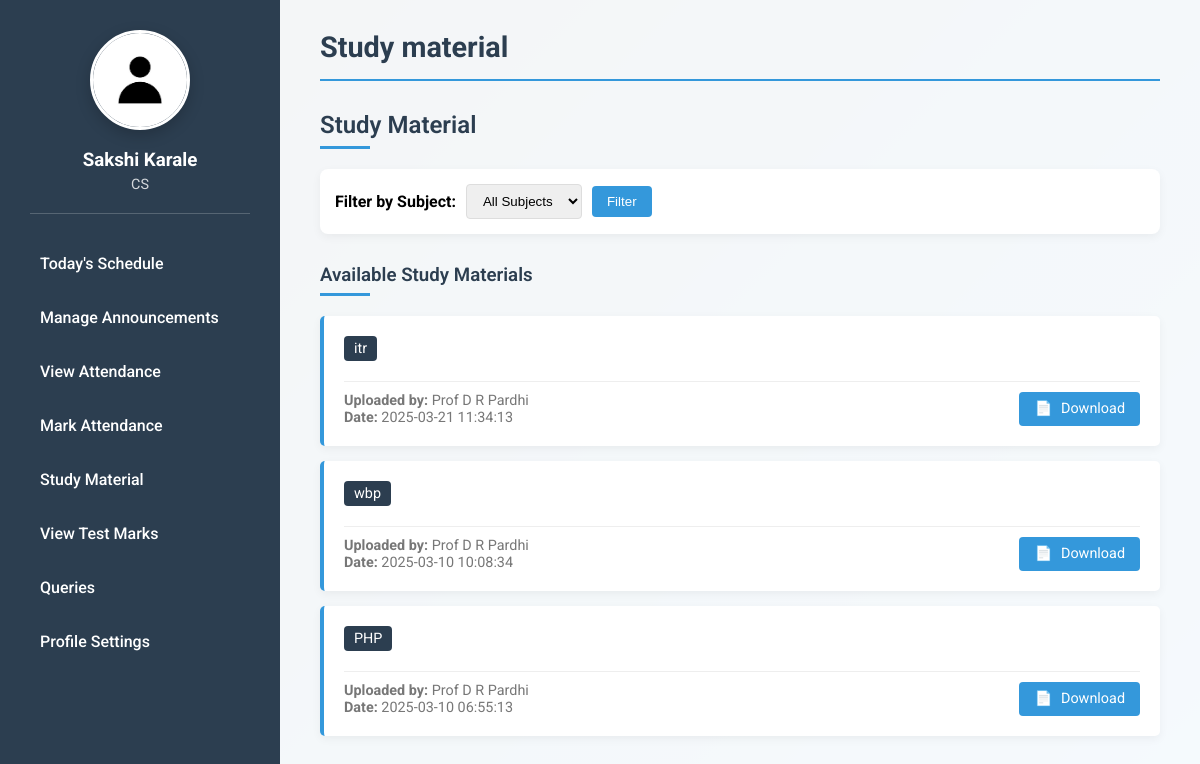
/cr_dashboard.php?feature=study_material (signed in), run on the app's committed database.
### tables this page shows
CREATE TABLE `study_material` (
  `id` int(11) NOT NULL,
  `subject_name` varchar(255) DEFAULT NULL,
  `course_id` int(11) DEFAULT NULL,
  `file_path` varchar(255) DEFAULT NULL,
  `uploaded_by` int(11) DEFAULT NULL,
  `uploaded_at` timestamp NOT NULL DEFAULT current_timestamp()
);

CREATE TABLE `faculty` (
  `id` int(11) NOT NULL,
  `name` varchar(100) DEFAULT NULL,
  `email` varchar(100) DEFAULT NULL,
  `password` varchar(255) DEFAULT NULL,
  `dept` varchar(50) DEFAULT NULL,
  `subject` varchar(100) DEFAULT NULL,
  `mobile_no` varchar(15) DEFAULT NULL,
  `profile_picture` varchar(255) DEFAULT NULL
);

### features/study_material.php (the view, shortened to what this page needs)
<?php
$servername = "localhost:3308";
$username = "root";
$password = "";
$dbname = "college_web_app";
$conn = new mysqli($servername, $username, $password, $dbname);
$role = $_SESSION['user']['role'];
?>
<h2 class="section-title">Study Material</h2>
<?php if ($role === 'students' || $role === 'crs'): ?>
    <div class="filter-section">
        <form method="GET" style="display: flex; align-items: center;">
            <label for="subject-filter" style="margin-right: 10px;"><strong>Filter by Subject:</strong></label>
            <select id="subject-filter" name="subject">
                <option value="">All Subjects</option>
            </select>
            <button type="submit">Filter</button>
        </form>
    </div>
    <h3 class="section-title">Available Study Materials</h3>
    <?php
    $subject_filter = isset($_GET['subject']) && !empty($_GET['subject']) ?
        "WHERE subject_name = '" . $conn->real_escape_string($_GET['subject']) . "'" : "";
    $sql = "SELECT sm.id, sm.subject_name, sm.file_path, sm.uploaded_at, f.name as faculty_name
            FROM study_material sm
            LEFT JOIN faculty f ON sm.uploaded_by = f.id
            $subject_filter
            ORDER BY sm.uploaded_at DESC";
    $result = $conn->query($sql);
    if ($result->num_rows > 0): ?>
        <ul class="materials-list">
            <?php while ($row = $result->fetch_assoc()):
                $file_extension = strtolower(pathinfo($row['file_path'], PATHINFO_EXTENSION));
                $file_icon = '';
                if (in_array($file_extension, ['pdf'])) {
                    $file_icon = '📄';
                } elseif (in_array($file_extension, ['doc', 'docx'])) {
                    $file_icon = '📝';
                } elseif (in_array($file_extension, ['ppt', 'pptx'])) {
                    $file_icon = '📊';
                } elseif (in_array($file_extension, ['xls', 'xlsx'])) {
                    $file_icon = '📈';
                } elseif (in_array($file_extension, ['zip', 'rar'])) {
                    $file_icon = '📦';
                } else {
                    $file_icon = '📎';
                }
            ?>
                <li>
                    <span class="subject-badge"><?php echo htmlspecialchars($row['subject_name']); ?></span>
                    <div class="material-meta">
                        <div>
                            <strong>Uploaded by:</strong> <?php echo htmlspecialchars($row['faculty_name']); ?><br>
                            <strong>Date:</strong> <?php echo htmlspecialchars($row['uploaded_at']); ?>
                        </div>
                        <a href="<?php echo htmlspecialchars($row['file_path']); ?>" class="download-btn" target="_blank">
                            <span class="file-icon"><?php echo $file_icon; ?></span> Download
                        </a>
                    </div>
                </li>
            <?php endwhile; ?>
        </ul>
    <?php else: ?>
        <div class="empty-state">
            <p>No study materials available<?php echo isset($_GET['subject']) && !empty($_GET['subject']) ? ' for ' . htmlspecialchars($_GET['subject']) : ''; ?>.</p>
        </div>
    <?php endif; ?>
<?php endif; ?>

### cr_dashboard.php (style rules this page uses)
:root { --primary-color: #2c3e50; --secondary-color: #e74c3c; --accent-color: #3498db; --text-color: #333; --bg-color: #f5f6fa; }
* { margin: 0; padding: 0; box-sizing: border-box; }
body { font-family: 'Roboto', sans-serif; background: linear-gradient(135deg, #2c3e50 0%, #3498db 100%); min-height: 100vh; }

### features/study_material.php (style rules this page uses)
.materials-list { list-style-type: none; padding: 0; }
.materials-list li { background-color: white; border-left: 4px solid var(--accent-color); border-radius: 5px; padding: 20px; margin-bottom: 15px; box-shadow: 0 3px 10px rgba(0, 0, 0, 0.05); }
.material-meta { display: flex; justify-content: space-between; margin-top: 10px; padding-top: 10px; border-top: 1px solid #eee; font-size: 0.9rem; color: #777; }
.download-btn { display: inline-block; background-color: var(--accent-color); color: white; text-decoration: none; padding: 8px 15px; border-radius: 4px; font-size: 0.9rem; transition: all 0.3s ease; }
.file-icon { margin-right: 5px; }
.section-title { color: var(--primary-color); margin: 30px 0 20px; font-weight: 600; position: relative; padding-bottom: 10px; }
.section-title::after { content: ''; position: absolute; bottom: 0; left: 0; width: 50px; height: 3px; background-color: var(--accent-color); }
.subject-badge { display: inline-block; background-color: var(--primary-color); color: white; padding: 4px 10px; border-radius: 4px; font-size: 0.9rem; margin-bottom: 10px; }
.filter-section { background-color: white; border-radius: 8px; padding: 15px; margin-bottom: 20px; box-shadow: 0 3px 10px rgba(0, 0, 0, 0.05); }
.filter-section select { padding: 8px 12px; border-radius: 4px; border: 1px solid #ddd; margin-right: 10px; }
.filter-section button { background-color: var(--accent-color); color: white; border: none; padding: 8px 15px; border-radius: 4px; cursor: pointer; }

### data on the page
study_material: subject_name "itr", uploaded_by.name "Prof D R Pardhi", uploaded_at "2025-03-21 11:34:13", file_path "📄"
study_material: subject_name "wbp", uploaded_by.name "Prof D R Pardhi", uploaded_at "2025-03-10 10:08:34", file_path "📄"
study_material: subject_name "PHP", uploaded_by.name "Prof D R Pardhi", uploaded_at "2025-03-10 06:55:13", file_path "📄"

### other printed values
$user['name'] "Sakshi Karale"
$user['dept'] "CS"
$title "Study material"
